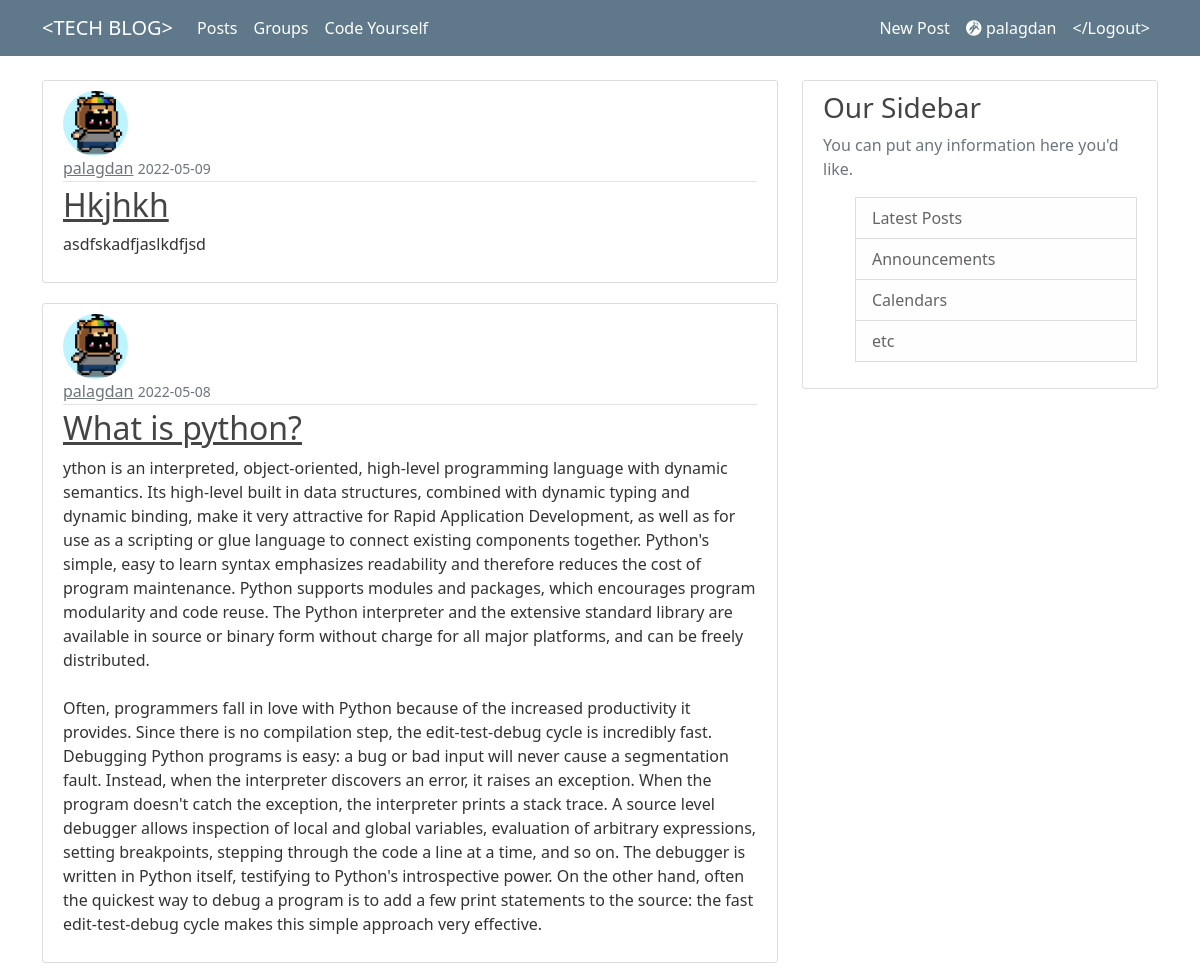
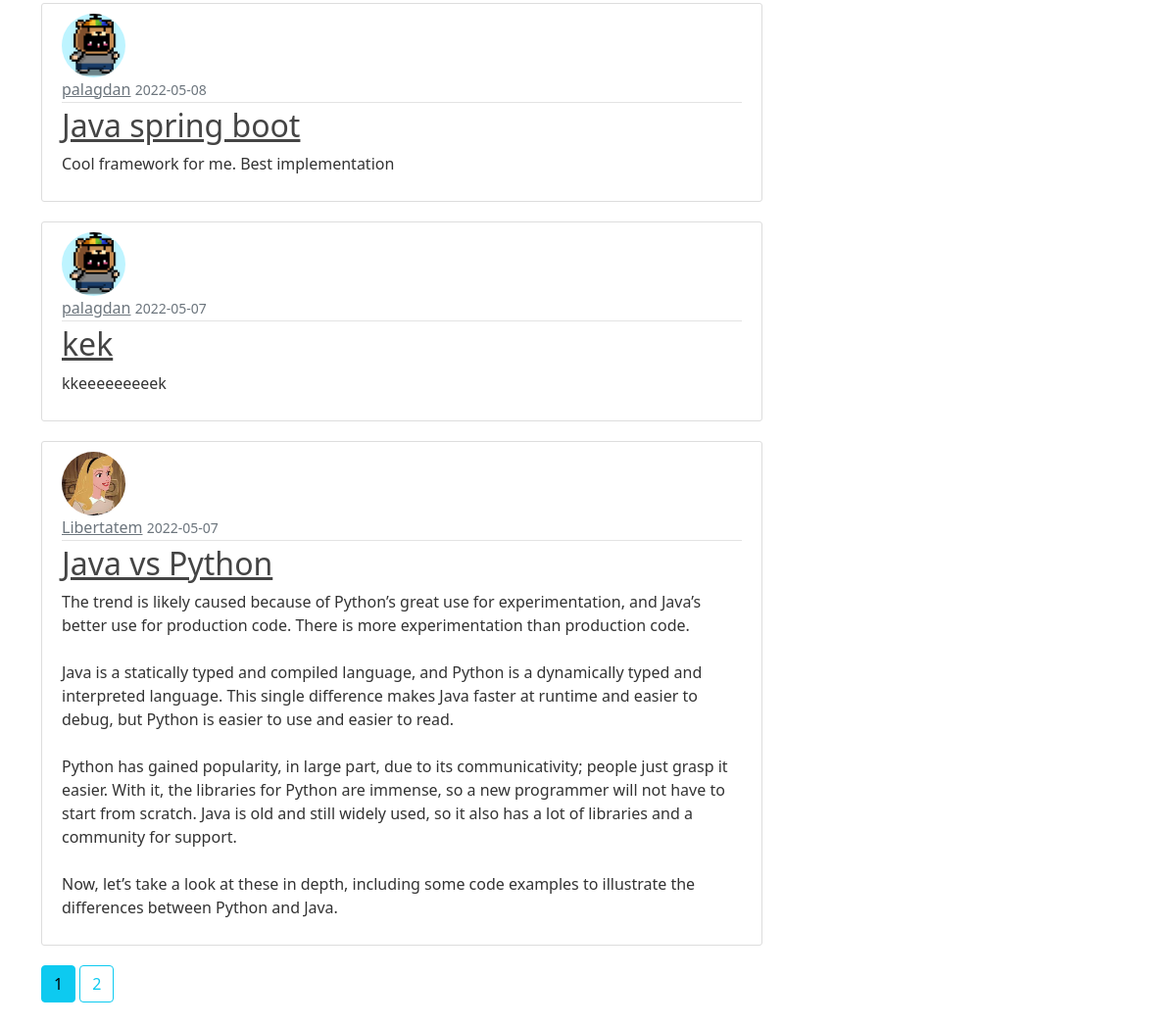
Page /articles (signed in) on the earlier database version (2 pictures, top to bottom).
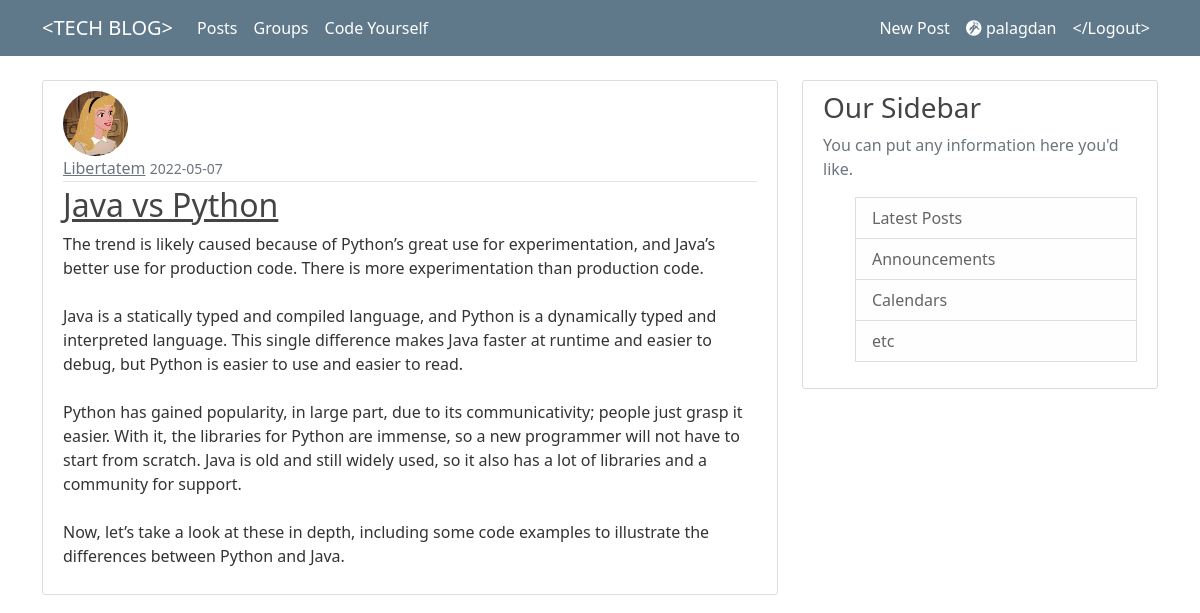
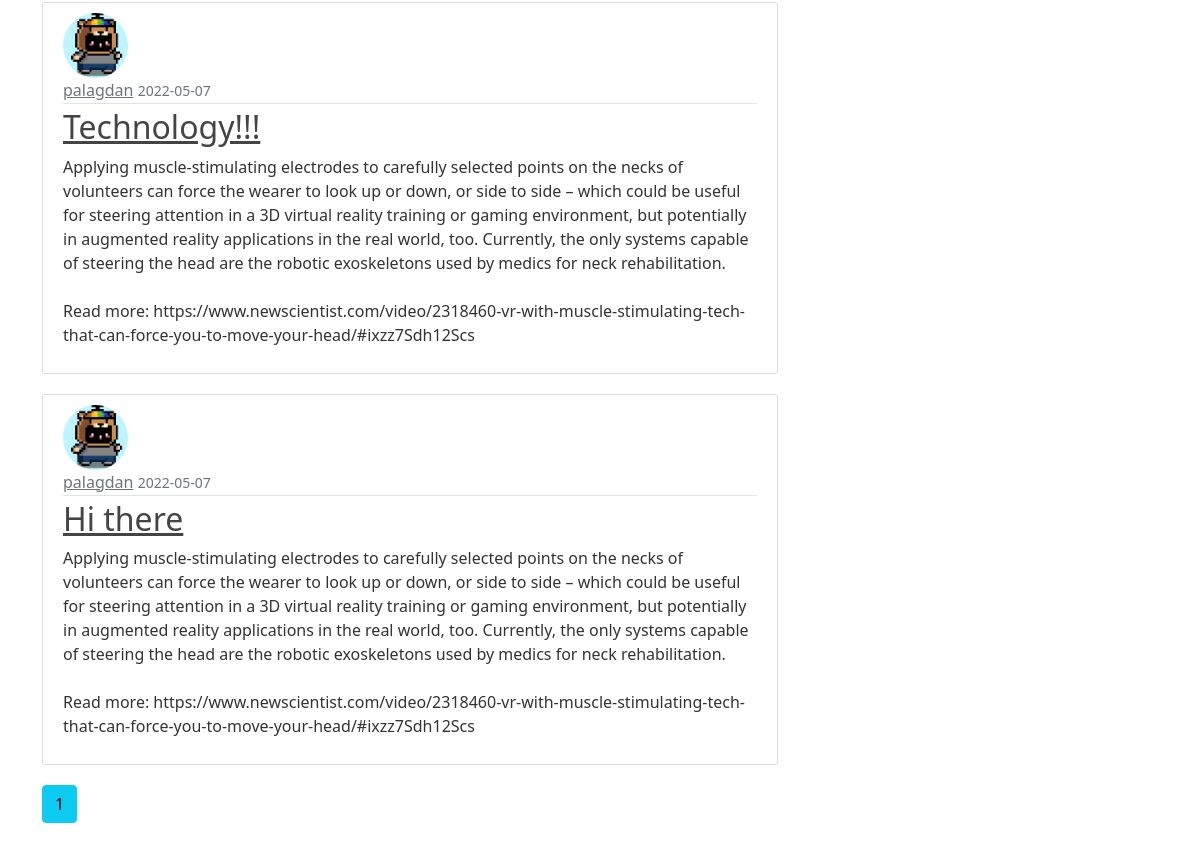
Same page on the later database version (2 pictures, top to bottom).
### blog/models.py (models this page shows, shortened)
class User(db.Model, UserMixin):
    id = db.Column(db.Integer(), primary_key=True)
    username = db.Column(db.String(length=30), nullable=False, unique=True)
    email = db.Column(db.String(length=100), nullable=False, unique=True)
    image_file = db.Column(db.String(length=20), nullable=False, default='default.jpg')
    password = db.Column(db.String(length=60), nullable=False)
    posts = db.relationship('Post', backref='author', lazy=True)
    @property
    def passwordHash(self):
        return self.password

class Post(db.Model):
    id = db.Column(db.Integer(), primary_key=True)
    title = db.Column(db.String(length=50), nullable=False)
    content = db.Column(db.String(length=5000), nullable=False)
    date_posted = db.Column(db.DateTime, nullable=False, default=datetime.utcnow)
    owner = db.Column(db.Integer(), db.ForeignKey('user.id'), nullable=False)

### blog/main/routes.py (the view)
@main.route('/articles')
@login_required
def article_page():
    page = request.args.get('page', 1, type=int)
    posts = Post.query.order_by(Post.date_posted.desc()).paginate(page=page, per_page=5)
    return render_template('articles.html', posts=posts)

### blog/models.py (called while the page is built)
@login_manager.user_loader
def load_user(user_id):
    return User.query.get(int(user_id))

### blog/templates/articles.html (shortened to what this page needs)
{% extends 'based.html' %}
{% block content %}
    {% for post in posts.items %}
        <article class="media content-section">
            <img src="{{ url_for('static', filename='images/' + post.author.image_file) }}" alt="" class="rounded-circle article-img" >
            <div class="media-body">
                <div class="article-metadata">
                     <a class="mr-2 text-muted" href="{{ url_for('users.username_page', username=post.author.username) }}">{{ post.author.username }}</a>
                    <small class="text-muted">{{ post.date_posted.strftime('%Y-%m-%d') }}</small>
                </div>
                <h2><a href="{{ url_for('posts.post', post_id=post.id) }}" class="article-title"> {{ post.title }}</a></h2>
                <p class="article-content"> {{ post.content }}</p>
            </div>
        </article>
        {% endfor %}
        {% for page_num in posts.iter_pages(left_edge=1, right_edge=1,left_current=1,right_current=2) %}
            {% if page_num %}
                {% if posts.page == page_num %}
                    <a href="{{ url_for('main.article_page', page=page_num)}}" class="btn btn-info mb-4">{{ page_num }}</a>
                    {% else %}
                    <a href="{{ url_for('main.article_page', page=page_num)}}" class="btn btn-outline-info mb-4">{{ page_num }}</a>
                    {% endif %}
            {% endif %}
            {% endfor %}
{% endblock %}

### blog/templates/based.html (shortened to what this page needs)
<!doctype html>
<html lang="en">
   <head>
   <link rel="stylesheet" href="https://pyscript.net/alpha/pyscript.css" />
      <link href="https://cdn.jsdelivr.net/npm/bootstrap@5.1.3/dist/css/bootstrap.min.css" rel="stylesheet">
      <link rel="stylesheet" type="text/css" href="{{ url_for('static', filename='main.css') }}">
   </head>
   <body>
      <header class="site-header">
         <nav class="navbar navbar-expand-md navbar-dark bg-steel fixed-top">
            <div class="container">
               <a class="navbar-brand" href="{{ url_for('main.article_page') }}">&lt;TECH BLOG&gt;</a>
             {% if current_user.is_authenticated %}
               <div class="collapse navbar-collapse" id="navbarNav">
                  <ul class="navbar-nav mr-auto">
                     <li class="nav-item">
                        <a class="nav-link active" aria-current="page" href="{{ url_for('main.article_page') }}">Posts</a>
                     </li>
                      <li class="nav-item">
                        <a class="nav-link active" aria-current="page" href="{{ url_for('groups.groups_page') }}">Groups</a>
                     </li>
                      <li class="nav-item">
                        <a class="nav-link active" aria-current="page" href="{{ url_for('main.python_repl') }}">Code Yourself</a>
                     </li>
                  </ul>
               </div>
            {% endif %}
               <div>
                  {% if current_user.is_authenticated %}
                  <ul class="navbar-nav">
                     <li class="nav-item">
                        <a class="nav-link active" aria-current="page" href="{{ url_for('posts.new_post') }}">New Post</a>
                     </li>
                     <li class="nav-item">
                        <a class="nav-link active" href="{{ url_for('users.account') }}">
                        <i class="fa-brands fa-grav"></i>
                        {{ current_user.username }}
                        </a>
                     </li>
                     <li class="nav-item">
                        <a class="nav-link active" aria-current="page" href="{{ url_for('users.logout_page') }}">&lt;/Logout&gt;</a>
                     </li>
                  </ul>
                  {% endif %}
               </div>
            </div>
         </nav>
      </header>
      <main role="main" class="container">
         <div class="row">
            <div class="col-md-8">
                {% block content %} {% endblock %}
            </div>
            <div class="col-md-4">
                <div class="content-section">
                    <h3>Our Sidebar</h3>
                    <p class="text-muted">You can put any information here you'd like.
                        <ul>
                            <li class="list-group-item list-group-item-light">Latest Posts</li>
                            <li class="list-group-item list-group-item-light">Announcements</li>
                            <li class="list-group-item list-group-item-light">Calendars</li>
                            <li class="list-group-item list-group-item-light">etc</li>
                        </ul>
                    </p>
                </div>
            </div>
         </div>
      </main>
   </body>
</html>

### blog/static/main.css (style rules this page uses)
body { background: white; color: #333333; margin-top: 5rem; }
h1, h2, h3, h4, h5, h6 { color: #444444; }
.bg-steel { background-color: #5f788a; }
.site-header .navbar-nav .nav-link { color: #cbd5db; }
.site-header .navbar-nav .nav-link.active { font-weight: 500; }
.content-section { background: #ffffff; padding: 10px 20px; border: 1px solid #dddddd; border-radius: 3px; margin-bottom: 20px; }
.article-title { color: #444444; }
.article-content { white-space: pre-line; }
.article-img { height: 65px; width: 65px; margin-right: 16px; }
.article-metadata { padding-bottom: 1px; margin-bottom: 4px; border-bottom: 1px solid #e3e3e3 }

Differences in the rows shown:
removed Post: image_file (picture), author.username "palagdan", date_posted "2022-05-09", title "Hkjhkh", content "asdfskadfjaslkdfjsd"
removed Post: image_file (picture), author.username "palagdan", date_posted "2022-05-08", title "What is python?", content "ython is an interpreted, object-oriented, high-level programming language with dynamic semantics. Its high-level built in data structures, combined with dynamic typing and dynamic binding, make it very attractive for Rapid Application Development, as well as for use as a scripting or glue language to connect existing components together. Python's simple, easy to learn syntax emphasizes readability and therefore reduces the cost of program maintenance. Python supports modules and packages, which encourages program modularity and code reuse. The Python interpreter and the extensive standard library are available in source or binary form without charge for all major platforms, and can be…"
removed Post: image_file (picture), author.username "palagdan", date_posted "2022-05-08", title "Java spring boot", content "Cool framework for me. Best implementation"
removed Post: image_file (picture), author.username "palagdan", date_posted "2022-05-07", title "kek", content "kkeeeeeeeeek"
now on this page (row unchanged): Post: image_file (picture), author.username "palagdan", date_posted "2022-05-07", title "Technology!!!", content "Applying muscle-stimulating electrodes to carefully selected points on the necks of volunteers can force the wearer to look up or down, or side to side – which could be useful for steering attention in a 3D virtual reality training or gaming environment, but potentially in augmented reality applications in the real world, too. Currently, the only systems capable of steering the head are the robotic exoskeletons used by medics for neck rehabilitation. Read more: https://www.newscientist.com/video/2318460-vr-with-muscle-stimulating-tech-that-can-force-you-to-move-your-head/#ixzz7Sdh12Scs"
now on this page (row unchanged): Post: image_file (picture), author.username "palagdan", date_posted "2022-05-07", title "Hi there", content "Applying muscle-stimulating electrodes to carefully selected points on the necks of volunteers can force the wearer to look up or down, or side to side – which could be useful for steering attention in a 3D virtual reality training or gaming environment, but potentially in augmented reality applications in the real world, too. Currently, the only systems capable of steering the head are the robotic exoskeletons used by medics for neck rehabilitation. Read more: https://www.newscientist.com/video/2318460-vr-with-muscle-stimulating-tech-that-can-force-you-to-move-your-head/#ixzz7Sdh12Scs"
Other differences:
list line gone: "2"
